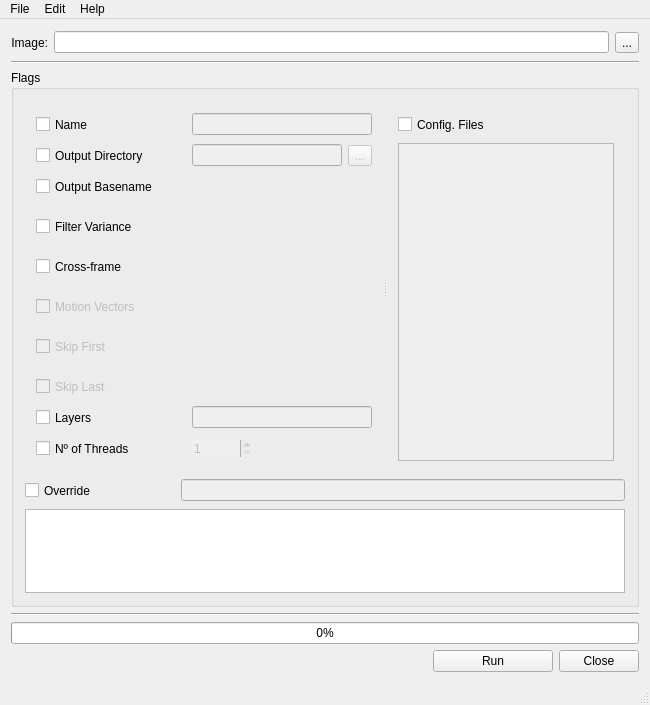
<?xml version="1.0" encoding="UTF-8"?>
<ui version="4.0">
 <class>MainWindow</class>
 <widget class="QMainWindow" name="MainWindow">
  <property name="windowModality">
   <enum>Qt::NonModal</enum>
  </property>
  <property name="geometry">
   <rect>
    <x>0</x>
    <y>0</y>
    <width>650</width>
    <height>705</height>
   </rect>
  </property>
  <property name="minimumSize">
   <size>
    <width>650</width>
    <height>705</height>
   </size>
  </property>
  <property name="maximumSize">
   <size>
    <width>16777215</width>
    <height>16777215</height>
   </size>
  </property>
  <property name="windowTitle">
   <string>Denoise GUI - for Renderman 21.x - version 0.2.7</string>
  </property>
  <property name="styleSheet">
   <string notr="true"/>
  </property>
  <widget class="QWidget" name="centralWidget">
   <layout class="QVBoxLayout" name="verticalLayout_5">
    <item>
     <layout class="QHBoxLayout" name="horizontalLayout_7">
      <item>
       <widget class="QLabel" name="lbl_image">
        <property name="minimumSize">
         <size>
          <width>0</width>
          <height>25</height>
         </size>
        </property>
        <property name="maximumSize">
         <size>
          <width>16777215</width>
          <height>16777215</height>
         </size>
        </property>
        <property name="layoutDirection">
         <enum>Qt::LeftToRight</enum>
        </property>
        <property name="styleSheet">
         <string notr="true"/>
        </property>
        <property name="text">
         <string>Image:</string>
        </property>
        <property name="alignment">
         <set>Qt::AlignRight|Qt::AlignTrailing|Qt::AlignVCenter</set>
        </property>
        <property name="buddy">
         <cstring>lineEdit_imagePath</cstring>
        </property>
       </widget>
      </item>
      <item>
       <widget class="QLineEdit" name="lineEdit_imagePath">
        <property name="sizePolicy">
         <sizepolicy hsizetype="Expanding" vsizetype="Fixed">
          <horstretch>0</horstretch>
          <verstretch>0</verstretch>
         </sizepolicy>
        </property>
        <property name="minimumSize">
         <size>
          <width>100</width>
          <height>0</height>
         </size>
        </property>
        <property name="focusPolicy">
         <enum>Qt::StrongFocus</enum>
        </property>
        <property name="styleSheet">
         <string notr="true"/>
        </property>
       </widget>
      </item>
      <item>
       <widget class="QToolButton" name="btn_ImagePath">
        <property name="toolTip">
         <string>&lt;html&gt;&lt;head/&gt;&lt;body&gt;&lt;p&gt;&lt;span style=&quot; font-size:12pt;&quot;&gt;Open file or a sequence files.&lt;/span&gt;&lt;/p&gt;&lt;/body&gt;&lt;/html&gt;</string>
        </property>
        <property name="text">
         <string>...</string>
        </property>
       </widget>
      </item>
     </layout>
    </item>
    <item>
     <widget class="Line" name="line">
      <property name="orientation">
       <enum>Qt::Horizontal</enum>
      </property>
     </widget>
    </item>
    <item>
     <widget class="QGroupBox" name="groupBox">
      <property name="sizePolicy">
       <sizepolicy hsizetype="Preferred" vsizetype="Preferred">
        <horstretch>0</horstretch>
        <verstretch>0</verstretch>
       </sizepolicy>
      </property>
      <property name="styleSheet">
       <string notr="true"/>
      </property>
      <property name="title">
       <string>Flags</string>
      </property>
      <property name="checkable">
       <bool>false</bool>
      </property>
      <layout class="QVBoxLayout" name="verticalLayout_4">
       <item>
        <widget class="QSplitter" name="splitter">
         <property name="sizePolicy">
          <sizepolicy hsizetype="Expanding" vsizetype="Expanding">
           <horstretch>0</horstretch>
           <verstretch>0</verstretch>
          </sizepolicy>
         </property>
         <property name="styleSheet">
          <string notr="true"/>
         </property>
         <property name="orientation">
          <enum>Qt::Horizontal</enum>
         </property>
         <property name="childrenCollapsible">
          <bool>false</bool>
         </property>
         <widget class="QWidget" name="layoutWidget">
          <layout class="QVBoxLayout" name="verticalLayout_3">
           <item>
            <layout class="QHBoxLayout" name="horizontalLayout_6">
             <item>
              <widget class="QCheckBox" name="chbox_o">
               <property name="minimumSize">
                <size>
                 <width>150</width>
                 <height>25</height>
                </size>
               </property>
               <property name="maximumSize">
                <size>
                 <width>16777215</width>
                 <height>16777215</height>
                </size>
               </property>
               <property name="focusPolicy">
                <enum>Qt::StrongFocus</enum>
               </property>
               <property name="toolTip">
                <string>&lt;!DOCTYPE HTML PUBLIC &quot;-//W3C//DTD HTML 4.0//EN&quot; &quot;http://www.w3.org/TR/REC-html40/strict.dtd&quot;&gt;
&lt;html&gt;&lt;head&gt;&lt;meta name=&quot;qrichtext&quot; content=&quot;1&quot; /&gt;&lt;style type=&quot;text/css&quot;&gt;
p, li { white-space: pre-wrap; }
&lt;/style&gt;&lt;/head&gt;&lt;body style=&quot; font-family:'.SF NS Text'; font-size:13pt; font-weight:400; font-style:normal;&quot;&gt;
&lt;p style=&quot; margin-top:0px; margin-bottom:0px; margin-left:0px; margin-right:0px; -qt-block-indent:0; text-indent:0px;&quot;&gt;&lt;span style=&quot; font-size:12pt;&quot;&gt;Flag: &lt;/span&gt;&lt;span style=&quot; font-family:'Menlo'; font-size:12pt; font-weight:600; color:#000000;&quot;&gt;-o&lt;/span&gt;&lt;/p&gt;
&lt;p style=&quot; margin-top:12px; margin-bottom:12px; margin-left:0px; margin-right:0px; -qt-block-indent:0; text-indent:0px;&quot;&gt;&lt;span style=&quot; font-family:'Menlo'; font-size:12pt; color:#000000;&quot;&gt;Outputs to shotCam_&lt;/span&gt;&lt;span style=&quot; font-family:'Menlo'; font-size:12pt; font-weight:600; color:#000000;&quot;&gt;name&lt;/span&gt;&lt;span style=&quot; font-family:'Menlo'; font-size:12pt; color:#000000;&quot;&gt;.exr instead of shotCam_filtered.exr&lt;/span&gt;&lt;/p&gt;&lt;/body&gt;&lt;/html&gt;</string>
               </property>
               <property name="whatsThis">
                <string>&lt;html&gt;&lt;head/&gt;&lt;body&gt;&lt;p&gt;&lt;br/&gt;&lt;/p&gt;&lt;/body&gt;&lt;/html&gt;</string>
               </property>
               <property name="layoutDirection">
                <enum>Qt::LeftToRight</enum>
               </property>
               <property name="styleSheet">
                <string notr="true"/>
               </property>
               <property name="text">
                <string>Name</string>
               </property>
               <property name="tristate">
                <bool>false</bool>
               </property>
              </widget>
             </item>
             <item>
              <widget class="QLineEdit" name="lineEdit_name">
               <property name="enabled">
                <bool>false</bool>
               </property>
               <property name="focusPolicy">
                <enum>Qt::StrongFocus</enum>
               </property>
               <property name="styleSheet">
                <string notr="true"/>
               </property>
              </widget>
             </item>
            </layout>
           </item>
           <item>
            <layout class="QHBoxLayout" name="horizontalLayout_5">
             <item>
              <widget class="QCheckBox" name="chbox_outdir">
               <property name="minimumSize">
                <size>
                 <width>150</width>
                 <height>25</height>
                </size>
               </property>
               <property name="maximumSize">
                <size>
                 <width>16777215</width>
                 <height>16777215</height>
                </size>
               </property>
               <property name="focusPolicy">
                <enum>Qt::StrongFocus</enum>
               </property>
               <property name="toolTip">
                <string>&lt;html&gt;&lt;head/&gt;&lt;body&gt;&lt;p&gt;&lt;span style=&quot; font-size:12pt;&quot;&gt;Flag: &lt;/span&gt;&lt;span style=&quot; font-family:'Menlo'; font-size:12pt; font-weight:600; color:#000000;&quot;&gt;--outdir&lt;/span&gt;&lt;/p&gt;&lt;p&gt;&lt;span style=&quot; font-family:'Menlo'; font-size:12pt; color:#000000;&quot;&gt;Outputs to this directory instead of the input file's directory&lt;/span&gt;&lt;/p&gt;&lt;/body&gt;&lt;/html&gt;</string>
               </property>
               <property name="layoutDirection">
                <enum>Qt::LeftToRight</enum>
               </property>
               <property name="text">
                <string>Output Directory</string>
               </property>
              </widget>
             </item>
             <item>
              <widget class="QLineEdit" name="lineEdit_outdir">
               <property name="enabled">
                <bool>false</bool>
               </property>
               <property name="focusPolicy">
                <enum>Qt::StrongFocus</enum>
               </property>
               <property name="readOnly">
                <bool>false</bool>
               </property>
               <property name="clearButtonEnabled">
                <bool>false</bool>
               </property>
              </widget>
             </item>
             <item>
              <widget class="QToolButton" name="btn_outDir">
               <property name="enabled">
                <bool>false</bool>
               </property>
               <property name="styleSheet">
                <string notr="true"/>
               </property>
               <property name="text">
                <string>...</string>
               </property>
              </widget>
             </item>
            </layout>
           </item>
           <item>
            <layout class="QVBoxLayout" name="verticalLayout">
             <property name="spacing">
              <number>15</number>
             </property>
             <item>
              <widget class="QCheckBox" name="chbox_n">
               <property name="minimumSize">
                <size>
                 <width>150</width>
                 <height>25</height>
                </size>
               </property>
               <property name="maximumSize">
                <size>
                 <width>16777215</width>
                 <height>16777215</height>
                </size>
               </property>
               <property name="focusPolicy">
                <enum>Qt::StrongFocus</enum>
               </property>
               <property name="toolTip">
                <string>&lt;html&gt;&lt;head/&gt;&lt;body&gt;&lt;p&gt;Flag: &lt;span style=&quot; font-family:'Menlo'; font-weight:600; color:#000000;&quot;&gt;-n&lt;/span&gt;&lt;/p&gt;&lt;p&gt;&lt;span style=&quot; font-family:'Menlo'; color:#000000;&quot;&gt;Output basename is based on variance image rather than to-be-filtered image&lt;/span&gt;&lt;/p&gt;&lt;/body&gt;&lt;/html&gt;</string>
               </property>
               <property name="text">
                <string>Output Basename</string>
               </property>
              </widget>
             </item>
             <item>
              <widget class="QCheckBox" name="chbox_filtervariance">
               <property name="minimumSize">
                <size>
                 <width>150</width>
                 <height>25</height>
                </size>
               </property>
               <property name="maximumSize">
                <size>
                 <width>16777215</width>
                 <height>16777215</height>
                </size>
               </property>
               <property name="focusPolicy">
                <enum>Qt::StrongFocus</enum>
               </property>
               <property name="toolTip">
                <string>&lt;html&gt;&lt;head/&gt;&lt;body&gt;&lt;p&gt;&lt;span style=&quot; font-size:12pt;&quot;&gt;Flag: &lt;/span&gt;&lt;span style=&quot; font-family:'Menlo'; font-size:12pt; font-weight:600; color:#000000;&quot;&gt;--filtervariance&lt;/span&gt;&lt;/p&gt;&lt;p&gt;&lt;span style=&quot; font-family:'Menlo'; font-size:12pt; color:#000000;&quot;&gt;If a mix of variance and non-variance files are specified, output includes filtered version of variance's color channels too&lt;/span&gt;&lt;/p&gt;&lt;/body&gt;&lt;/html&gt;</string>
               </property>
               <property name="text">
                <string>Filter Variance</string>
               </property>
              </widget>
             </item>
             <item>
              <widget class="QCheckBox" name="chbox_crossframe">
               <property name="minimumSize">
                <size>
                 <width>150</width>
                 <height>25</height>
                </size>
               </property>
               <property name="maximumSize">
                <size>
                 <width>16777215</width>
                 <height>16777215</height>
                </size>
               </property>
               <property name="focusPolicy">
                <enum>Qt::StrongFocus</enum>
               </property>
               <property name="toolTip">
                <string>&lt;html&gt;&lt;head/&gt;&lt;body&gt;&lt;p&gt;&lt;span style=&quot; font-size:12pt;&quot;&gt;Flag: &lt;/span&gt;&lt;span style=&quot; font-family:'Menlo'; font-size:12pt; font-weight:600; color:#000000;&quot;&gt;--crossframe&lt;/span&gt;&lt;/p&gt;&lt;p&gt;&lt;span style=&quot; font-family:'Menlo'; font-size:12pt; color:#000000;&quot;&gt;Cross-frame sequence mode: filters across frames&lt;/span&gt;&lt;/p&gt;&lt;/body&gt;&lt;/html&gt;</string>
               </property>
               <property name="text">
                <string>Cross-frame</string>
               </property>
              </widget>
             </item>
             <item>
              <widget class="QCheckBox" name="chbox_v">
               <property name="enabled">
                <bool>false</bool>
               </property>
               <property name="minimumSize">
                <size>
                 <width>150</width>
                 <height>25</height>
                </size>
               </property>
               <property name="maximumSize">
                <size>
                 <width>16777215</width>
                 <height>16777215</height>
                </size>
               </property>
               <property name="focusPolicy">
                <enum>Qt::StrongFocus</enum>
               </property>
               <property name="toolTip">
                <string>&lt;html&gt;&lt;head/&gt;&lt;body&gt;&lt;p&gt;&lt;span style=&quot; font-size:12pt;&quot;&gt;Flag: &lt;/span&gt;&lt;span style=&quot; font-size:12pt; font-weight:600;&quot;&gt;-v&lt;/span&gt;&lt;/p&gt;&lt;p&gt;&lt;span style=&quot; font-family:'Menlo'; font-size:12pt; color:#000000;&quot;&gt;Uses motion vectors with crossframe mode. Motion vectors are located based on the variance filename, changing &amp;quot;/variance/&amp;quot; to &amp;quot;/&amp;lt;name&amp;gt;/&amp;quot;, &amp;quot;variance.&amp;quot; after &amp;quot;.&amp;quot; or &amp;quot;_&amp;quot; to &amp;quot;&amp;lt;name&amp;gt;.&amp;quot; Note that &amp;quot;-v variance&amp;quot; will use the motion vectors from the variance file itself&lt;/span&gt;&lt;/p&gt;&lt;/body&gt;&lt;/html&gt;</string>
               </property>
               <property name="styleSheet">
                <string notr="true"/>
               </property>
               <property name="text">
                <string>Motion Vectors</string>
               </property>
              </widget>
             </item>
             <item>
              <widget class="QCheckBox" name="chbox_skipfirst">
               <property name="enabled">
                <bool>false</bool>
               </property>
               <property name="minimumSize">
                <size>
                 <width>150</width>
                 <height>25</height>
                </size>
               </property>
               <property name="maximumSize">
                <size>
                 <width>16777215</width>
                 <height>16777215</height>
                </size>
               </property>
               <property name="focusPolicy">
                <enum>Qt::StrongFocus</enum>
               </property>
               <property name="toolTip">
                <string>&lt;html&gt;&lt;head/&gt;&lt;body&gt;&lt;p&gt;&lt;span style=&quot; font-size:12pt;&quot;&gt;Flag: &lt;/span&gt;&lt;span style=&quot; font-family:'Menlo'; font-size:12pt; font-weight:600; color:#000000;&quot;&gt;--skipfirst, -F&lt;/span&gt;&lt;/p&gt;&lt;p&gt;&lt;span style=&quot; font-family:'Menlo'; font-size:12pt; color:#000000;&quot;&gt;Doesn't output an image for the first frame&lt;/span&gt;&lt;/p&gt;&lt;/body&gt;&lt;/html&gt;</string>
               </property>
               <property name="text">
                <string>Skip First</string>
               </property>
              </widget>
             </item>
             <item>
              <widget class="QCheckBox" name="chbox_skiplast">
               <property name="enabled">
                <bool>false</bool>
               </property>
               <property name="minimumSize">
                <size>
                 <width>150</width>
                 <height>25</height>
                </size>
               </property>
               <property name="maximumSize">
                <size>
                 <width>16777215</width>
                 <height>16777215</height>
                </size>
               </property>
               <property name="focusPolicy">
                <enum>Qt::StrongFocus</enum>
               </property>
               <property name="toolTip">
                <string>&lt;html&gt;&lt;head/&gt;&lt;body&gt;&lt;p&gt;&lt;span style=&quot; font-size:12pt;&quot;&gt;Flag: &lt;/span&gt;&lt;span style=&quot; font-family:'Menlo'; font-size:12pt; font-weight:600; color:#000000;&quot;&gt;--skiplast, -L&lt;/span&gt;&lt;/p&gt;&lt;p&gt;&lt;span style=&quot; font-family:'Menlo'; font-size:12pt; color:#000000;&quot;&gt;Doesn't output an image for the last frame&lt;/span&gt;&lt;/p&gt;&lt;/body&gt;&lt;/html&gt;</string>
               </property>
               <property name="styleSheet">
                <string notr="true"/>
               </property>
               <property name="text">
                <string>Skip Last</string>
               </property>
              </widget>
             </item>
            </layout>
           </item>
           <item>
            <layout class="QHBoxLayout" name="horizontalLayout_4">
             <item>
              <widget class="QCheckBox" name="chbox_layers">
               <property name="minimumSize">
                <size>
                 <width>150</width>
                 <height>25</height>
                </size>
               </property>
               <property name="maximumSize">
                <size>
                 <width>16777215</width>
                 <height>16777215</height>
                </size>
               </property>
               <property name="focusPolicy">
                <enum>Qt::StrongFocus</enum>
               </property>
               <property name="toolTip">
                <string>&lt;html&gt;&lt;head/&gt;&lt;body&gt;&lt;p&gt;&lt;span style=&quot; font-size:12pt;&quot;&gt;Flag: &lt;/span&gt;&lt;span style=&quot; font-size:12pt; font-weight:600;&quot;&gt;--layers&lt;/span&gt;&lt;/p&gt;&lt;p&gt;&lt;span style=&quot; font-family:'Menlo'; font-size:12pt; color:#000000;&quot;&gt;Filter only render output layers matching these names. Supports wildcards ?, *, [...]. E.g., --layers 'diffuse, specular,emission[45]'&lt;/span&gt;&lt;/p&gt;&lt;/body&gt;&lt;/html&gt;</string>
               </property>
               <property name="text">
                <string>Layers</string>
               </property>
              </widget>
             </item>
             <item>
              <widget class="QLineEdit" name="lineEdit_layers">
               <property name="enabled">
                <bool>false</bool>
               </property>
               <property name="minimumSize">
                <size>
                 <width>180</width>
                 <height>0</height>
                </size>
               </property>
               <property name="focusPolicy">
                <enum>Qt::StrongFocus</enum>
               </property>
              </widget>
             </item>
            </layout>
           </item>
           <item>
            <layout class="QHBoxLayout" name="horizontalLayout_3">
             <item>
              <widget class="QCheckBox" name="chbox_t">
               <property name="minimumSize">
                <size>
                 <width>150</width>
                 <height>25</height>
                </size>
               </property>
               <property name="maximumSize">
                <size>
                 <width>16777215</width>
                 <height>16777215</height>
                </size>
               </property>
               <property name="focusPolicy">
                <enum>Qt::StrongFocus</enum>
               </property>
               <property name="toolTip">
                <string>&lt;html&gt;&lt;head/&gt;&lt;body&gt;&lt;p&gt;&lt;span style=&quot; font-size:12pt;&quot;&gt;Flag: &lt;/span&gt;&lt;span style=&quot; font-size:12pt; font-weight:600;&quot;&gt;-t&lt;/span&gt;&lt;/p&gt;&lt;p&gt;Number of threads;&lt;/p&gt;&lt;p&gt;By default is number of cores in your system.&lt;/p&gt;&lt;p&gt;If enable, you can choose how many cores to use.&lt;/p&gt;&lt;p&gt;You can choose any value between 1-[n] max system cores. &lt;/p&gt;&lt;/body&gt;&lt;/html&gt;</string>
               </property>
               <property name="text">
                <string>Nº of Threads</string>
               </property>
              </widget>
             </item>
             <item>
              <widget class="QSpinBox" name="spnBox_threads">
               <property name="enabled">
                <bool>false</bool>
               </property>
               <property name="minimumSize">
                <size>
                 <width>60</width>
                 <height>0</height>
                </size>
               </property>
               <property name="maximumSize">
                <size>
                 <width>60</width>
                 <height>16777215</height>
                </size>
               </property>
               <property name="focusPolicy">
                <enum>Qt::StrongFocus</enum>
               </property>
               <property name="styleSheet">
                <string notr="true"/>
               </property>
               <property name="frame">
                <bool>false</bool>
               </property>
               <property name="minimum">
                <number>1</number>
               </property>
               <property name="maximum">
                <number>88</number>
               </property>
               <property name="value">
                <number>1</number>
               </property>
              </widget>
             </item>
             <item>
              <spacer name="horizontalSpacer_2">
               <property name="orientation">
                <enum>Qt::Horizontal</enum>
               </property>
               <property name="sizeHint" stdset="0">
                <size>
                 <width>40</width>
                 <height>20</height>
                </size>
               </property>
              </spacer>
             </item>
            </layout>
           </item>
           <item>
            <spacer name="verticalSpacer">
             <property name="orientation">
              <enum>Qt::Vertical</enum>
             </property>
             <property name="sizeType">
              <enum>QSizePolicy::Expanding</enum>
             </property>
             <property name="sizeHint" stdset="0">
              <size>
               <width>20</width>
               <height>40</height>
              </size>
             </property>
            </spacer>
           </item>
          </layout>
         </widget>
         <widget class="QWidget" name="layoutWidget">
          <layout class="QVBoxLayout" name="verticalLayout_2">
           <item>
            <widget class="QCheckBox" name="chbox_f">
             <property name="minimumSize">
              <size>
               <width>0</width>
               <height>25</height>
              </size>
             </property>
             <property name="maximumSize">
              <size>
               <width>16777215</width>
               <height>16777215</height>
              </size>
             </property>
             <property name="focusPolicy">
              <enum>Qt::StrongFocus</enum>
             </property>
             <property name="toolTip">
              <string>&lt;html&gt;&lt;head/&gt;&lt;body&gt;&lt;p&gt;&lt;span style=&quot; font-size:12pt;&quot;&gt;Flag: &lt;/span&gt;&lt;span style=&quot; font-family:'Menlo'; font-size:12pt; font-weight:600; color:#000000;&quot;&gt;-f&lt;/span&gt;&lt;/p&gt;&lt;p&gt;&lt;span style=&quot; font-family:'Menlo'; font-size:12pt; color:#000000;&quot;&gt;Filter definition file and/or overrides.  Separate multiple files with '+' or use multiple -f's.  Use -H to list available files.  The default baseFile.filter.json is /Applications/Pixar/RenderManProServer-21.3/lib/denoise/default.filter.json&lt;/span&gt;&lt;/p&gt;&lt;/body&gt;&lt;/html&gt;</string>
             </property>
             <property name="layoutDirection">
              <enum>Qt::LeftToRight</enum>
             </property>
             <property name="text">
              <string>Config. Files</string>
             </property>
            </widget>
           </item>
           <item>
            <widget class="QListWidget" name="listWidget_configFiles">
             <property name="enabled">
              <bool>false</bool>
             </property>
             <property name="sizePolicy">
              <sizepolicy hsizetype="Expanding" vsizetype="Expanding">
               <horstretch>0</horstretch>
               <verstretch>0</verstretch>
              </sizepolicy>
             </property>
             <property name="minimumSize">
              <size>
               <width>0</width>
               <height>0</height>
              </size>
             </property>
             <property name="maximumSize">
              <size>
               <width>16777215</width>
               <height>16777215</height>
              </size>
             </property>
             <property name="styleSheet">
              <string notr="true"/>
             </property>
             <property name="selectionMode">
              <enum>QAbstractItemView::ExtendedSelection</enum>
             </property>
            </widget>
           </item>
          </layout>
         </widget>
        </widget>
       </item>
       <item>
        <layout class="QHBoxLayout" name="horizontalLayout_2">
         <item>
          <widget class="QCheckBox" name="chbox_override">
           <property name="minimumSize">
            <size>
             <width>150</width>
             <height>25</height>
            </size>
           </property>
           <property name="maximumSize">
            <size>
             <width>16777215</width>
             <height>16777215</height>
            </size>
           </property>
           <property name="focusPolicy">
            <enum>Qt::StrongFocus</enum>
           </property>
           <property name="toolTip">
            <string>&lt;html&gt;&lt;head/&gt;&lt;body&gt;&lt;p&gt;&lt;span style=&quot; font-size:12pt;&quot;&gt;Flag: &lt;/span&gt;&lt;span style=&quot; font-family:'Menlo'; font-size:12pt; font-weight:600; color:#000000;&quot;&gt;--override&lt;/span&gt;&lt;/p&gt;&lt;p&gt;&lt;span style=&quot; font-family:'Menlo'; font-size:12pt; color:#000000;&quot;&gt;Override a value from filter definition file.  Can use multiple times.  If last flag, follow with -- before input file names.  Examples:&lt;/span&gt;&lt;/p&gt;&lt;p&gt;&lt;span style=&quot; font-family:'Menlo'; font-size:12pt; color:#000000;&quot;&gt;--override strength 0.5&lt;/span&gt;&lt;/p&gt;&lt;p&gt;&lt;span style=&quot; font-family:'Menlo'; font-size:12pt; color:#000000;&quot;&gt;--override 'kernels[1].params.sigma_albedo' 0.05&lt;/span&gt;&lt;/p&gt;&lt;p&gt;&lt;span style=&quot; font-family:'Menlo'; font-size:12pt; color:#000000;&quot;&gt;--override debugPixel '[336, 209]'&lt;/span&gt;&lt;/p&gt;&lt;/body&gt;&lt;/html&gt;</string>
           </property>
           <property name="text">
            <string>Override</string>
           </property>
          </widget>
         </item>
         <item>
          <widget class="QLineEdit" name="lineEdit_override">
           <property name="enabled">
            <bool>false</bool>
           </property>
           <property name="focusPolicy">
            <enum>Qt::StrongFocus</enum>
           </property>
          </widget>
         </item>
        </layout>
       </item>
       <item>
        <widget class="QTextEdit" name="textEdit_commandLine">
         <property name="sizePolicy">
          <sizepolicy hsizetype="Expanding" vsizetype="Expanding">
           <horstretch>0</horstretch>
           <verstretch>0</verstretch>
          </sizepolicy>
         </property>
         <property name="styleSheet">
          <string notr="true"/>
         </property>
         <property name="readOnly">
          <bool>true</bool>
         </property>
         <property name="html">
          <string>&lt;!DOCTYPE HTML PUBLIC &quot;-//W3C//DTD HTML 4.0//EN&quot; &quot;http://www.w3.org/TR/REC-html40/strict.dtd&quot;&gt;
&lt;html&gt;&lt;head&gt;&lt;meta name=&quot;qrichtext&quot; content=&quot;1&quot; /&gt;&lt;style type=&quot;text/css&quot;&gt;
p, li { white-space: pre-wrap; }
&lt;/style&gt;&lt;/head&gt;&lt;body style=&quot; font-family:'.SF NS Text'; font-size:13pt; font-weight:400; font-style:normal;&quot;&gt;
&lt;p style=&quot;-qt-paragraph-type:empty; margin-top:0px; margin-bottom:0px; margin-left:0px; margin-right:0px; -qt-block-indent:0; text-indent:0px;&quot;&gt;&lt;br /&gt;&lt;/p&gt;&lt;/body&gt;&lt;/html&gt;</string>
         </property>
        </widget>
       </item>
      </layout>
     </widget>
    </item>
    <item>
     <widget class="Line" name="line_2">
      <property name="lineWidth">
       <number>1</number>
      </property>
      <property name="orientation">
       <enum>Qt::Horizontal</enum>
      </property>
     </widget>
    </item>
    <item>
     <widget class="QProgressBar" name="progressBar">
      <property name="value">
       <number>0</number>
      </property>
      <property name="invertedAppearance">
       <bool>false</bool>
      </property>
     </widget>
    </item>
    <item>
     <layout class="QHBoxLayout" name="horizontalLayout">
      <item>
       <spacer name="horizontalSpacer">
        <property name="orientation">
         <enum>Qt::Horizontal</enum>
        </property>
        <property name="sizeHint" stdset="0">
         <size>
          <width>37</width>
          <height>17</height>
         </size>
        </property>
       </spacer>
      </item>
      <item>
       <widget class="QPushButton" name="btn_run">
        <property name="sizePolicy">
         <sizepolicy hsizetype="Minimum" vsizetype="Fixed">
          <horstretch>0</horstretch>
          <verstretch>0</verstretch>
         </sizepolicy>
        </property>
        <property name="minimumSize">
         <size>
          <width>120</width>
          <height>0</height>
         </size>
        </property>
        <property name="focusPolicy">
         <enum>Qt::StrongFocus</enum>
        </property>
        <property name="styleSheet">
         <string notr="true"/>
        </property>
        <property name="text">
         <string>Run</string>
        </property>
        <property name="flat">
         <bool>false</bool>
        </property>
       </widget>
      </item>
      <item>
       <widget class="QPushButton" name="btn_close">
        <property name="minimumSize">
         <size>
          <width>80</width>
          <height>0</height>
         </size>
        </property>
        <property name="styleSheet">
         <string notr="true"/>
        </property>
        <property name="text">
         <string>Close</string>
        </property>
       </widget>
      </item>
     </layout>
    </item>
   </layout>
  </widget>
  <widget class="QMenuBar" name="menuBar">
   <property name="geometry">
    <rect>
     <x>0</x>
     <y>0</y>
     <width>650</width>
     <height>22</height>
    </rect>
   </property>
   <widget class="QMenu" name="menuFile">
    <property name="title">
     <string>File</string>
    </property>
    <addaction name="actionClose"/>
   </widget>
   <widget class="QMenu" name="menuHelp">
    <property name="title">
     <string>Help</string>
    </property>
    <addaction name="actionAboutQT"/>
    <addaction name="actionAbout"/>
    <addaction name="actionHelp"/>
   </widget>
   <widget class="QMenu" name="menuEdit">
    <property name="title">
     <string>Edit</string>
    </property>
    <addaction name="actionPreferences"/>
   </widget>
   <addaction name="menuFile"/>
   <addaction name="menuEdit"/>
   <addaction name="menuHelp"/>
  </widget>
  <widget class="QStatusBar" name="statusBar"/>
  <action name="actionClose">
   <property name="text">
    <string>Close</string>
   </property>
   <property name="shortcut">
    <string>Ctrl+Q</string>
   </property>
  </action>
  <action name="actionAboutQT">
   <property name="text">
    <string>About QT</string>
   </property>
  </action>
  <action name="actionPreferences">
   <property name="text">
    <string>Preferences</string>
   </property>
  </action>
  <action name="actionAbout">
   <property name="text">
    <string>About</string>
   </property>
  </action>
  <action name="actionHelp">
   <property name="text">
    <string>Help</string>
   </property>
  </action>
 </widget>
 <layoutdefault spacing="6" margin="11"/>
 <tabstops>
  <tabstop>lineEdit_imagePath</tabstop>
  <tabstop>btn_ImagePath</tabstop>
  <tabstop>chbox_o</tabstop>
  <tabstop>lineEdit_name</tabstop>
  <tabstop>chbox_outdir</tabstop>
  <tabstop>lineEdit_outdir</tabstop>
  <tabstop>btn_outDir</tabstop>
  <tabstop>chbox_skipfirst</tabstop>
  <tabstop>chbox_skiplast</tabstop>
  <tabstop>chbox_layers</tabstop>
  <tabstop>lineEdit_layers</tabstop>
  <tabstop>chbox_t</tabstop>
  <tabstop>spnBox_threads</tabstop>
  <tabstop>btn_run</tabstop>
 </tabstops>
 <resources/>
 <connections>
  <connection>
   <sender>actionClose</sender>
   <signal>triggered()</signal>
   <receiver>MainWindow</receiver>
   <slot>close()</slot>
   <hints>
    <hint type="sourcelabel">
     <x>-1</x>
     <y>-1</y>
    </hint>
    <hint type="destinationlabel">
     <x>224</x>
     <y>329</y>
    </hint>
   </hints>
  </connection>
 </connections>
</ui>
